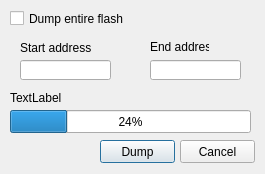
<?xml version="1.0" encoding="UTF-8"?>
<ui version="4.0">
 <class>DumpFlashDialog</class>
 <widget class="QDialog" name="DumpFlashDialog">
  <property name="geometry">
   <rect>
    <x>0</x>
    <y>0</y>
    <width>265</width>
    <height>174</height>
   </rect>
  </property>
  <property name="windowTitle">
   <string>Dump Flash</string>
  </property>
  <widget class="QCheckBox" name="checkBox">
   <property name="geometry">
    <rect>
     <x>10</x>
     <y>10</y>
     <width>201</width>
     <height>17</height>
    </rect>
   </property>
   <property name="text">
    <string>Dump entire flash</string>
   </property>
  </widget>
  <widget class="QLineEdit" name="lineEdit">
   <property name="geometry">
    <rect>
     <x>20</x>
     <y>60</y>
     <width>91</width>
     <height>20</height>
    </rect>
   </property>
  </widget>
  <widget class="QLineEdit" name="lineEdit_2">
   <property name="geometry">
    <rect>
     <x>150</x>
     <y>60</y>
     <width>91</width>
     <height>20</height>
    </rect>
   </property>
  </widget>
  <widget class="QLabel" name="label">
   <property name="geometry">
    <rect>
     <x>20</x>
     <y>40</y>
     <width>71</width>
     <height>16</height>
    </rect>
   </property>
   <property name="text">
    <string>&lt;html&gt;&lt;head/&gt;&lt;body&gt;&lt;p&gt;Start address&lt;/p&gt;&lt;/body&gt;&lt;/html&gt;</string>
   </property>
  </widget>
  <widget class="QLabel" name="label_2">
   <property name="geometry">
    <rect>
     <x>150</x>
     <y>40</y>
     <width>59</width>
     <height>13</height>
    </rect>
   </property>
   <property name="text">
    <string>End address</string>
   </property>
  </widget>
  <widget class="QPushButton" name="pushButton">
   <property name="geometry">
    <rect>
     <x>100</x>
     <y>140</y>
     <width>75</width>
     <height>23</height>
    </rect>
   </property>
   <property name="text">
    <string>Dump</string>
   </property>
  </widget>
  <widget class="QPushButton" name="pushButton_2">
   <property name="geometry">
    <rect>
     <x>180</x>
     <y>140</y>
     <width>75</width>
     <height>23</height>
    </rect>
   </property>
   <property name="text">
    <string>Cancel</string>
   </property>
  </widget>
  <widget class="QProgressBar" name="progressBar">
   <property name="geometry">
    <rect>
     <x>10</x>
     <y>110</y>
     <width>241</width>
     <height>23</height>
    </rect>
   </property>
   <property name="value">
    <number>24</number>
   </property>
  </widget>
  <widget class="QLabel" name="label_3">
   <property name="geometry">
    <rect>
     <x>10</x>
     <y>90</y>
     <width>241</width>
     <height>16</height>
    </rect>
   </property>
   <property name="text">
    <string>TextLabel</string>
   </property>
  </widget>
 </widget>
 <resources/>
 <connections/>
</ui>
